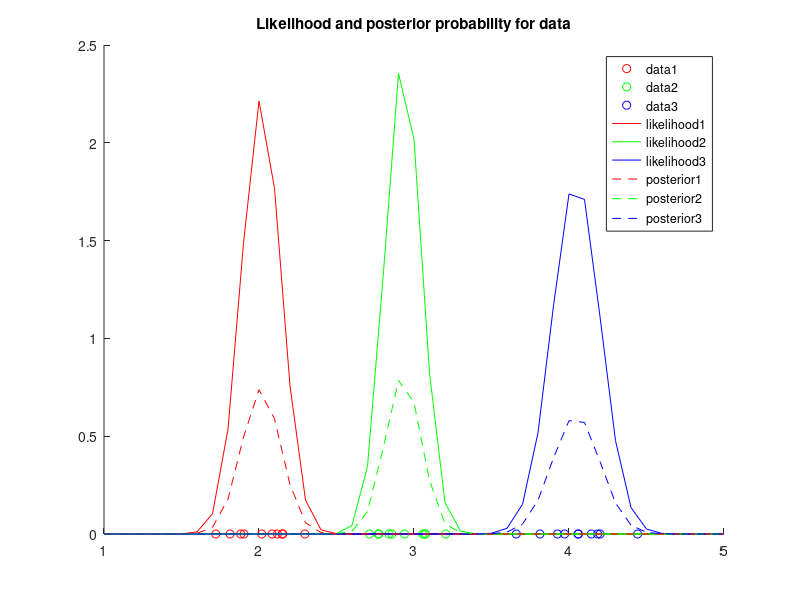
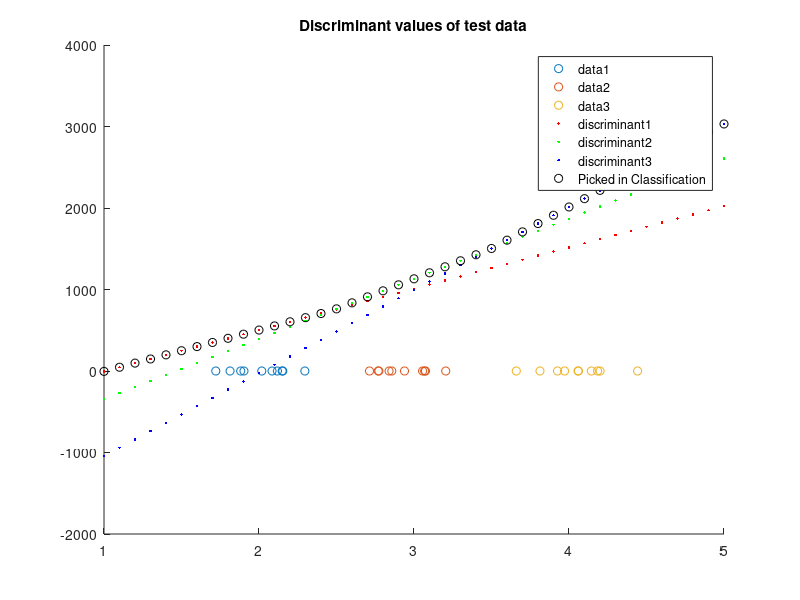

These charts were generated, in order, by the following MATLAB code:
%%% ----------- Initialise--------------------%
clear ;
close all;
clc
%%%%%%%%%%%%%%%%%%%%%%%%%%%%%%%%%%%%%%%%%%%%%%


standardDeviation = 0.2;
mean1=2;
mean2=3;
mean3=4;

data1=normrnd(mean1,standardDeviation,[1 10]);
data2=normrnd(mean2,standardDeviation,[1 10]);
data3=normrnd(mean3,standardDeviation,[1 10]);

data1=sort(data1);
data2=sort(data2);
data3=sort(data3);

axis = zeros(size(data1));

scatter(data1,axis,'r')
hold on
scatter(data2,axis,'g')
hold on
scatter(data3,axis,'b')
hold on;
trainingMean1=mean(data1);
trainingMean2=mean(data2);
trainingMean3=mean(data3);
trainingStandardDeviation1=var(data1);
trainingStandardDeviation2=var(data2);
trainingStandardDeviation3=var(data3);
testData = [1:0.1:5];
axis=zeros(size(testData));

h1 = exp(-1*((testData-trainingMean1).^2)./trainingStandardDeviation1)./((2*pi*trainingStandardDeviation1)^0.5);
h2 = exp(-1*((testData-trainingMean2).^2)./trainingStandardDeviation2)./((2*pi*trainingStandardDeviation2)^0.5);
h3 = exp(-1*((testData-trainingMean3).^2)./trainingStandardDeviation3)./((2*pi*trainingStandardDeviation3)^0.5);


plot(testData,h1,'r',testData,h2,'g',testData,h3,'b')
hold on;
plot(testData,h1./3,'--r',testData,h2./3,'--g',testData,h3./3,'--b')
legend('data1','data2','data3','likelihood1','likelihood2','likelihood3','posterior1','posterior2','posterior3');
title('Likelihood and posterior probability for data');



figure;
sigma= (trainingStandardDeviation1+trainingStandardDeviation2+trainingStandardDeviation3)/27;
e1 = testData*(1/sigma)*trainingMean1 - (trainingMean1*(1/sigma)*trainingMean1)/2 + log(1/3);
e2 = testData*(1/sigma)*trainingMean2 - (trainingMean2*(1/sigma)*trainingMean2)/2 + log(1/3);
e3 = testData*(1/sigma)*trainingMean3 - (trainingMean3*(1/sigma)*trainingMean3)/2 + log(1/3);

axis = zeros(size(data1));

scatter(data1,axis,'r+')
hold on
scatter(data2,axis,'g+')
hold on
scatter(data3,axis,'b+')
hold on;

plot(testData,e1,'r.',testData,e2,'g.',testData,e3,'b.')
hold on;
comb = [e1;e2;e3];
[val,index] = max(comb);
scatter(testData(index==1),e1(index==1),'k')
hold on;
scatter(testData(index==2),e2(index==2),'k')
hold on;
scatter(testData(index==3),e3(index==3),'k')
legend('data1','data2','data3','discriminant1','discriminant2','discriminant3','Picked in Classification');
title('Discriminant values of test data');
